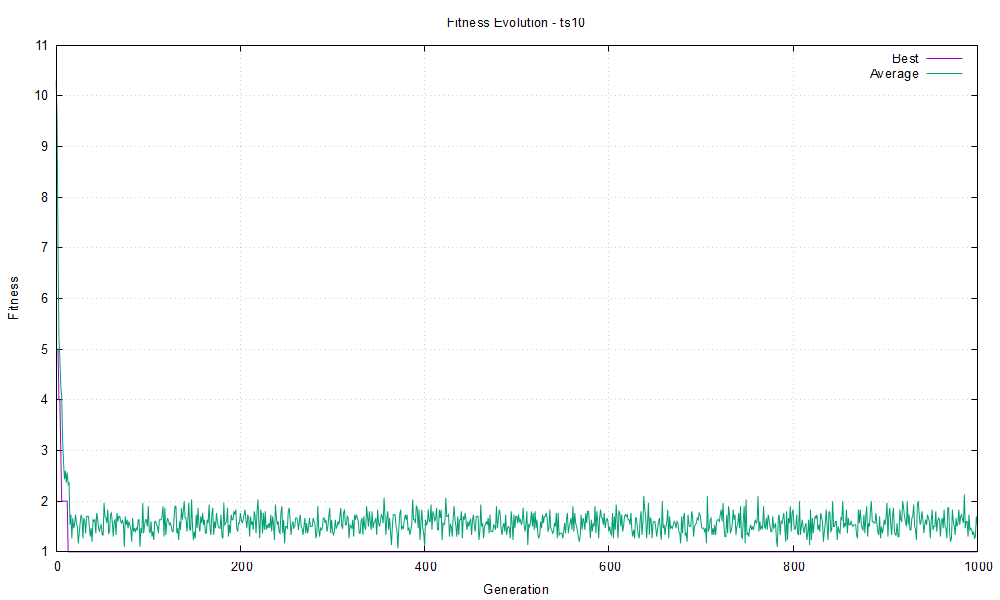

The script that saved this image:
set terminal pngcairo size 1000,600 enhanced font 'Arial,10'
set output 'plot_ts10.png'
set title 'Fitness Evolution - ts10'
set xlabel 'Generation'
set ylabel 'Fitness'
set grid
plot 'fitness_ts10.txt' using 1:2 with lines title 'Best', \
     'fitness_ts10.txt' using 1:3 with lines title 'Average'
